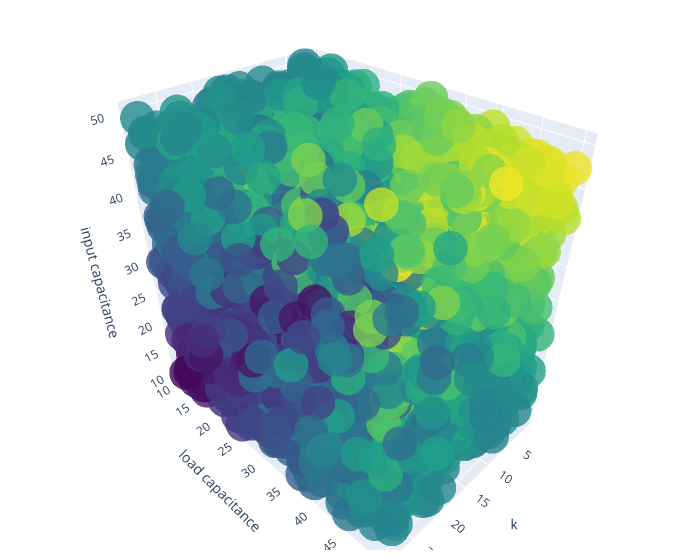

This figure's notebook cell:
### Code cell
# Helix equation
k, load_cap, input_cap, delay = df_inputs['k'], df_inputs['load_capacitance'], df_inputs['input_capacitance'], df_delays['delay']

fig = go.Figure(data=[go.Scatter3d(
    x=k,
    y=load_cap,
    z=input_cap,
    mode='markers',
    marker=dict(
        size=12,
        color=delay,                # set color to an array/list of desired values
        colorscale='Viridis',   # choose a colorscale
        opacity=0.8
    )
)])

# tight layout
fig.update_layout(margin=dict(l=0, r=0, b=0, t=0))
fig.update_layout(  scene = dict(
                    xaxis_title='k',
                    yaxis_title='load capacitance',
                    zaxis_title='input capacitance'),
                    width=700,
                    margin=dict(r=20, b=10, l=10, t=10))
fig.show()

### Figure 1 — Plotly figure (JSON) as saved in the notebook; plotly's stock layout.template omitted (floating-point values rounded to 4 significant figures; data arrays with more than 128 entries replaced by an {"elided": "..."} marker saying what was removed)
{"data": [{"marker": {"color": {"elided": "5000 float values"}, "colorscale": [[0, "#440154"], [0.1111, "#482878"], [0.2222, "#3e4989"], [0.3333, "#31688e"], [0.4444, "#26828e"], [0.5556, "#1f9e89"], [0.6667, "#35b779"], [0.7778, "#6ece58"], [0.8889, "#b5de2b"], [1, "#fde725"]], "opacity": 0.8, "size": 12}, "mode": "markers", "type": "scatter3d", "x": {"elided": "5000 int values"}, "y": {"elided": "5000 float values"}, "z": {"elided": "5000 float values"}}], "layout": {"margin": {"b": 10, "l": 10, "r": 20, "t": 10}, "scene": {"xaxis": {"title": {"text": "k"}}, "yaxis": {"title": {"text": "load capacitance"}}, "zaxis": {"title": {"text": "input capacitance"}}}, "width": 700}}
